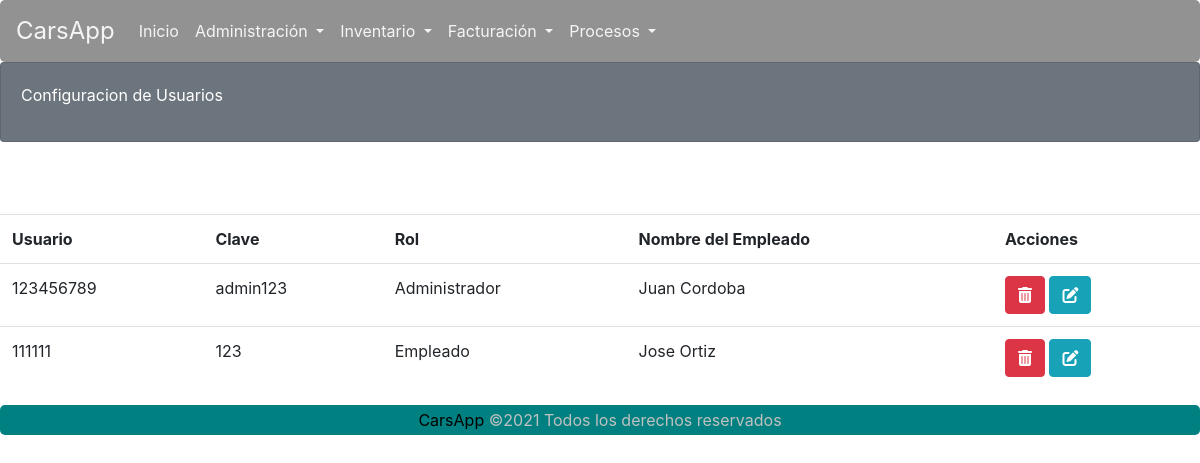
/carsapp/usuarioListar/, run on the app's committed database.
### carsapp/models.py (models this page shows)
class Usuario(models.Model):
    ROL = (
        ('Administrador', 'Administrador'),
        ('Recepcionista', 'Recepcionista'),
        ('Empleado', 'Empleado'),
    )
    usuario = models.CharField(max_length=100, unique=True)
    clave = models.CharField(max_length=254)
    rol = models.CharField(max_length=15, choices=ROL, default='3')
    cedula_Emp = models.ForeignKey(Empleados, on_delete=CASCADE, default='0')
    def __str__(self):
        return f"{self.rol}"

class Empleados(models.Model):
    cedula_Emp = models.IntegerField(primary_key=True)
    nombre_Emp = models.CharField(max_length=30, blank=False, null=False)
    apellido_Emp = models.CharField(max_length=30, blank=False, null=False)
    cargo_Emp = models.CharField(max_length=30, blank=False, null=False)
    telefono_Emp = models.CharField(max_length=15, blank=False, null=False)
    email_Emp = models.EmailField(blank=False, null=False)
    def __str__(self):
        return f"{self.nombre_Emp} {self.apellido_Emp}"

### carsapp/views.py (the view)
# urls.py: path('usuarioListar/', views.UsuarioLista.as_view(), name='usuarioListar'),
class UsuarioLista(ListView):
    template_name = 'carsapp/usuarioListar.html'
    queryset = Usuario.objects.all()
    paginate_by = 2
    def get_context_data(self, **kwargs):
        context = super(UsuarioLista, self).get_context_data(**kwargs)
        context['empleado'] = Empleados.objects.all()
        print(context)
        return context

### carsapp/templates/carsapp/usuarioListar.html (shortened to what this page needs)
{% extends 'carsapp/base.html' %}
{% load static %}
{% block contenedor %}
<div class="card text-white bg-secondary">
    <div class="card-body">
        <div>
            Configuracion de Usuarios
        </div>
    </div>
</div>
    <br>
    <br />
    <br />
    {% if object_list %}
    <table class="table  table-hover">
        <tr>
            <th>Usuario</th>
            <th>Clave</th>
            <th>Rol</th>
            <th>Nombre del Empleado</th>
            <th>Acciones</th>
        </tr>
        {% for registro in object_list %}
        <tr>
            <td>{{ registro.usuario }}</td>
            <td>{{ registro.clave }}</td>
            <td>{{ registro.rol }}</td>
            <td>{{ registro.cedula_Emp }}</td>
            <td>
                <a class="btn btn-danger" href="javascript:vehiculo_Eliminar('{% url 'carsapp:usuarioEliminar' registro.usuario %}')" role="button"><i class="fas fa-trash-alt"></i></a>
                <a class="btn btn-info" href="{% url 'carsapp:usuarioFormActualizar' registro.usuario %}" role="button"><i class="fas fa-edit"></i></a>
            </td>
        </tr>
        {% endfor %}
    </table>
    {% else %}
    No hay datos aún.
    {% endif %}
{% endblock %}

### carsapp/static/carsapp/CSS/estilos.css (style rules this page uses)
* { margin: 0; padding: 0; }
.card-body > div { display: inline-block; }
.card { height: 10vh; }
h4, h2,small,a { margin: 0; padding: 0; color: black; }
a { text-decoration: none; }

### data on the page
Usuario: usuario "123456789", clave "admin123", rol "Administrador", cedula_Emp "Juan Cordoba"
Usuario: usuario "111111", clave "123", rol "Empleado", cedula_Emp "Jose Ortiz"
